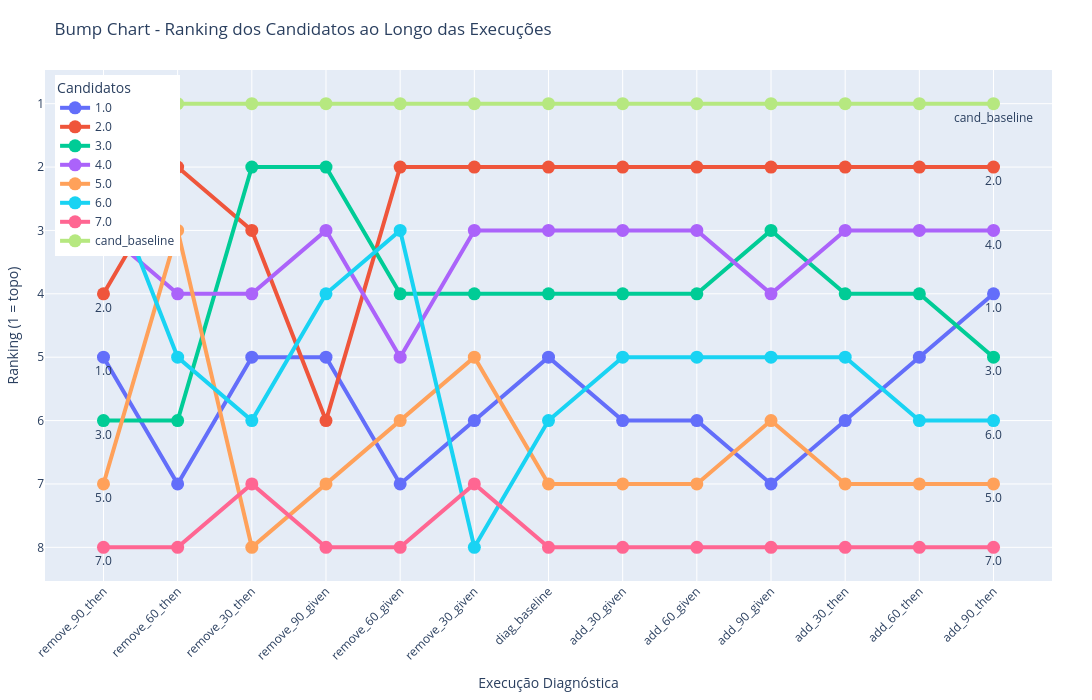

Notebook source saved alongside this figure:
### Code cell
import pandas as pd
import plotly.graph_objects as go

diagnosis_order = [
    "remove_90_then", "remove_60_then", "remove_30_then", 
    "remove_90_given", "remove_60_given", "remove_30_given", 
    "diag_baseline", 
    "add_30_given", "add_60_given", "add_90_given", 
    "add_30_then", "add_60_then", "add_90_then"
]

df_pivot = df.pivot(index="candidate_name", columns="diagnosed_name", values="similarity_result")
df_pivot = df_pivot[[col for col in diagnosis_order if col in df_pivot.columns]]
df_rank = df_pivot.rank(ascending=False, axis=0, method='min')

fig = go.Figure()
for cand in df_rank.index:
    fig.add_trace(go.Scatter(
        x=df_rank.columns,
        y=df_rank.loc[cand],
        mode='lines+markers+text',
        name=str(cand),
        line=dict(width=4),
        marker=dict(size=13),
        text=["" if i not in [0, len(df_rank.columns)-1] else str(cand) for i in range(len(df_rank.columns))],
        textposition="bottom center"
    ))
fig.update_layout(
    title='Bump Chart - Ranking dos Candidatos ao Longo das Execuções',
    xaxis_title='Execução Diagnóstica',
    yaxis_title='Ranking (1 = topo)',
    yaxis=dict(autorange='reversed', dtick=1),
    xaxis=dict(
        tickangle=-45,
        categoryorder='array',
        categoryarray=diagnosis_order,
        tickvals=diagnosis_order,
        ticktext=diagnosis_order
    ),
    width=1500,   # largura aumentada!
    height=700,
    legend=dict(title="Candidatos", yanchor="top", y=0.99, xanchor="left", x=0.01),
    margin=dict(l=40, r=40, t=70, b=90)
)
fig.show()

### Figure 1 — Plotly figure (JSON) as saved in the notebook; plotly's stock layout.template omitted (floating-point values rounded to 4 significant figures)
{"data": [{"line": {"width": 4}, "marker": {"size": 13}, "mode": "lines+markers+text", "name": "1.0", "text": ["1.0", "", "", "", "", "", "", "", "", "", "", "", "1.0"], "textposition": "bottom center", "type": "scatter", "x": ["remove_90_then", "remove_60_then", "remove_30_then", "remove_90_given", "remove_60_given", "remove_30_given", "diag_baseline", "add_30_given", "add_60_given", "add_90_given", "add_30_then", "add_60_then", "add_90_then"], "y": [5.0, 7.0, 5.0, 5.0, 7.0, 6.0, 5.0, 6.0, 6.0, 7.0, 6.0, 5.0, 4.0]}, {"line": {"width": 4}, "marker": {"size": 13}, "mode": "lines+markers+text", "name": "2.0", "text": ["2.0", "", "", "", "", "", "", "", "", "", "", "", "2.0"], "textposition": "bottom center", "type": "scatter", "x": ["remove_90_then", "remove_60_then", "remove_30_then", "remove_90_given", "remove_60_given", "remove_30_given", "diag_baseline", "add_30_given", "add_60_given", "add_90_given", "add_30_then", "add_60_then", "add_90_then"], "y": [4.0, 2.0, 3.0, 6.0, 2.0, 2.0, 2.0, 2.0, 2.0, 2.0, 2.0, 2.0, 2.0]}, {"line": {"width": 4}, "marker": {"size": 13}, "mode": "lines+markers+text", "name": "3.0", "text": ["3.0", "", "", "", "", "", "", "", "", "", "", "", "3.0"], "textposition": "bottom center", "type": "scatter", "x": ["remove_90_then", "remove_60_then", "remove_30_then", "remove_90_given", "remove_60_given", "remove_30_given", "diag_baseline", "add_30_given", "add_60_given", "add_90_given", "add_30_then", "add_60_then", "add_90_then"], "y": [6.0, 6.0, 2.0, 2.0, 4.0, 4.0, 4.0, 4.0, 4.0, 3.0, 4.0, 4.0, 5.0]}, {"line": {"width": 4}, "marker": {"size": 13}, "mode": "lines+markers+text", "name": "4.0", "text": ["4.0", "", "", "", "", "", "", "", "", "", "", "", "4.0"], "textposition": "bottom center", "type": "scatter", "x": ["remove_90_then", "remove_60_then", "remove_30_then", "remove_90_given", "remove_60_given", "remove_30_given", "diag_baseline", "add_30_given", "add_60_given", "add_90_given", "add_30_then", "add_60_then", "add_90_then"], "y": [3.0, 4.0, 4.0, 3.0, 5.0, 3.0, 3.0, 3.0, 3.0, 4.0, 3.0, 3.0, 3.0]}, {"line": {"width": 4}, "marker": {"size": 13}, "mode": "lines+markers+text", "name": "5.0", "text": ["5.0", "", "", "", "", "", "", "", "", "", "", "", "5.0"], "textposition": "bottom center", "type": "scatter", "x": ["remove_90_then", "remove_60_then", "remove_30_then", "remove_90_given", "remove_60_given", "remove_30_given", "diag_baseline", "add_30_given", "add_60_given", "add_90_given", "add_30_then", "add_60_then", "add_90_then"], "y": [7.0, 3.0, 8.0, 7.0, 6.0, 5.0, 7.0, 7.0, 7.0, 6.0, 7.0, 7.0, 7.0]}, {"line": {"width": 4}, "marker": {"size": 13}, "mode": "lines+markers+text", "name": "6.0", "text": ["6.0", "", "", "", "", "", "", "", "", "", "", "", "6.0"], "textposition": "bottom center", "type": "scatter", "x": ["remove_90_then", "remove_60_then", "remove_30_then", "remove_90_given", "remove_60_given", "remove_30_given", "diag_baseline", "add_30_given", "add_60_given", "add_90_given", "add_30_then", "add_60_then", "add_90_then"], "y": [2.0, 5.0, 6.0, 4.0, 3.0, 8.0, 6.0, 5.0, 5.0, 5.0, 5.0, 6.0, 6.0]}, {"line": {"width": 4}, "marker": {"size": 13}, "mode": "lines+markers+text", "name": "7.0", "text": ["7.0", "", "", "", "", "", "", "", "", "", "", "", "7.0"], "textposition": "bottom center", "type": "scatter", "x": ["remove_90_then", "remove_60_then", "remove_30_then", "remove_90_given", "remove_60_given", "remove_30_given", "diag_baseline", "add_30_given", "add_60_given", "add_90_given", "add_30_then", "add_60_then", "add_90_then"], "y": [8.0, 8.0, 7.0, 8.0, 8.0, 7.0, 8.0, 8.0, 8.0, 8.0, 8.0, 8.0, 8.0]}, {"line": {"width": 4}, "marker": {"size": 13}, "mode": "lines+markers+text", "name": "cand_baseline", "text": ["cand_baseline", "", "", "", "", "", "", "", "", "", "", "", "cand_baseline"], "textposition": "bottom center", "type": "scatter", "x": ["remove_90_then", "remove_60_then", "remove_30_then", "remove_90_given", "remove_60_given", "remove_30_given", "diag_baseline", "add_30_given", "add_60_given", "add_90_given", "add_30_then", "add_60_then", "add_90_then"], "y": [1.0, 1.0, 1.0, 1.0, 1.0, 1.0, 1.0, 1.0, 1.0, 1.0, 1.0, 1.0, 1.0]}], "layout": {"height": 700, "legend": {"title": {"text": "Candidatos"}, "x": 0.01, "xanchor": "left", "y": 0.99, "yanchor": "top"}, "margin": {"b": 90, "l": 40, "r": 40, "t": 70}, "title": {"text": "Bump Chart - Ranking dos Candidatos ao Longo das Execuções"}, "width": 1500, "xaxis": {"categoryarray": ["remove_90_then", "remove_60_then", "remove_30_then", "remove_90_given", "remove_60_given", "remove_30_given", "diag_baseline", "add_30_given", "add_60_given", "add_90_given", "add_30_then", "add_60_then", "add_90_then"], "categoryorder": "array", "tickangle": -45, "ticktext": ["remove_90_then", "remove_60_then", "remove_30_then", "remove_90_given", "remove_60_given", "remove_30_given", "diag_baseline", "add_30_given", "add_60_given", "add_90_given", "add_30_then", "add_60_then", "add_90_then"], "tickvals": ["remove_90_then", "remove_60_then", "remove_30_then", "remove_90_given", "remove_60_given", "remove_30_given", "diag_baseline", "add_30_given", "add_60_given", "add_90_given", "add_30_then", "add_60_then", "add_90_then"], "title": {"text": "Execução Diagnóstica"}}, "yaxis": {"autorange": "reversed", "dtick": 1, "title": {"text": "Ranking (1 = topo)"}}}}
